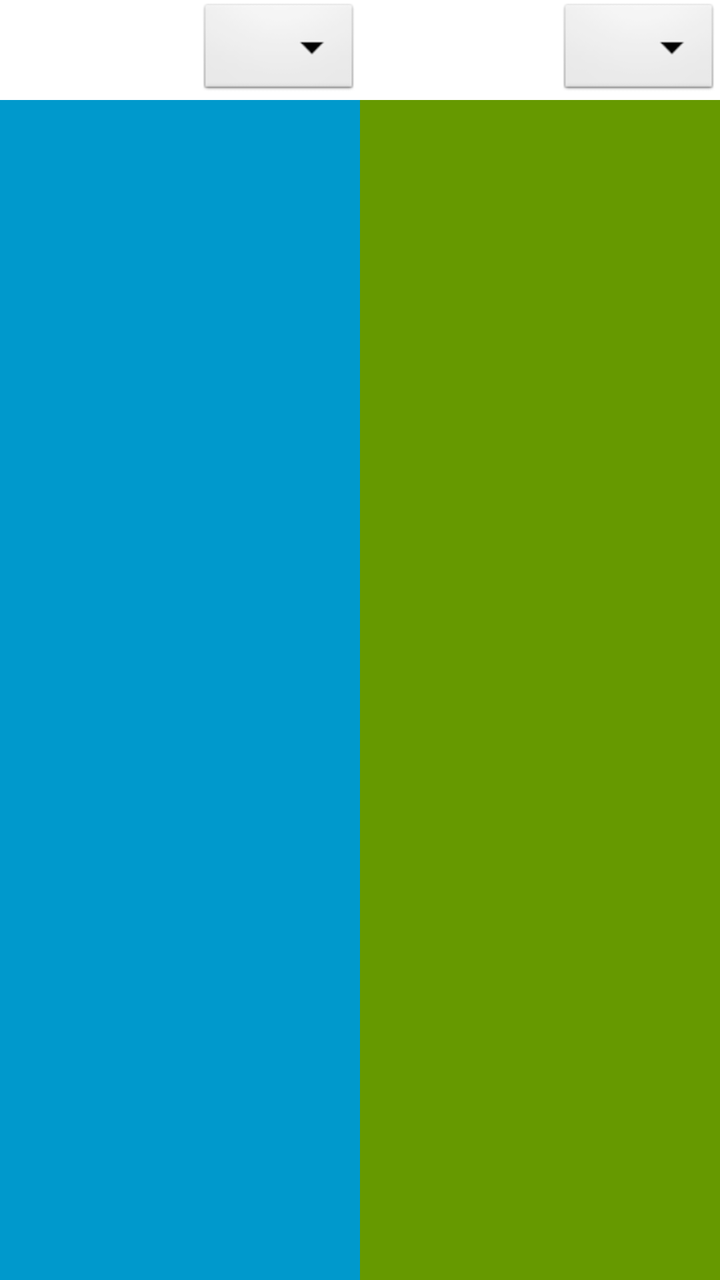
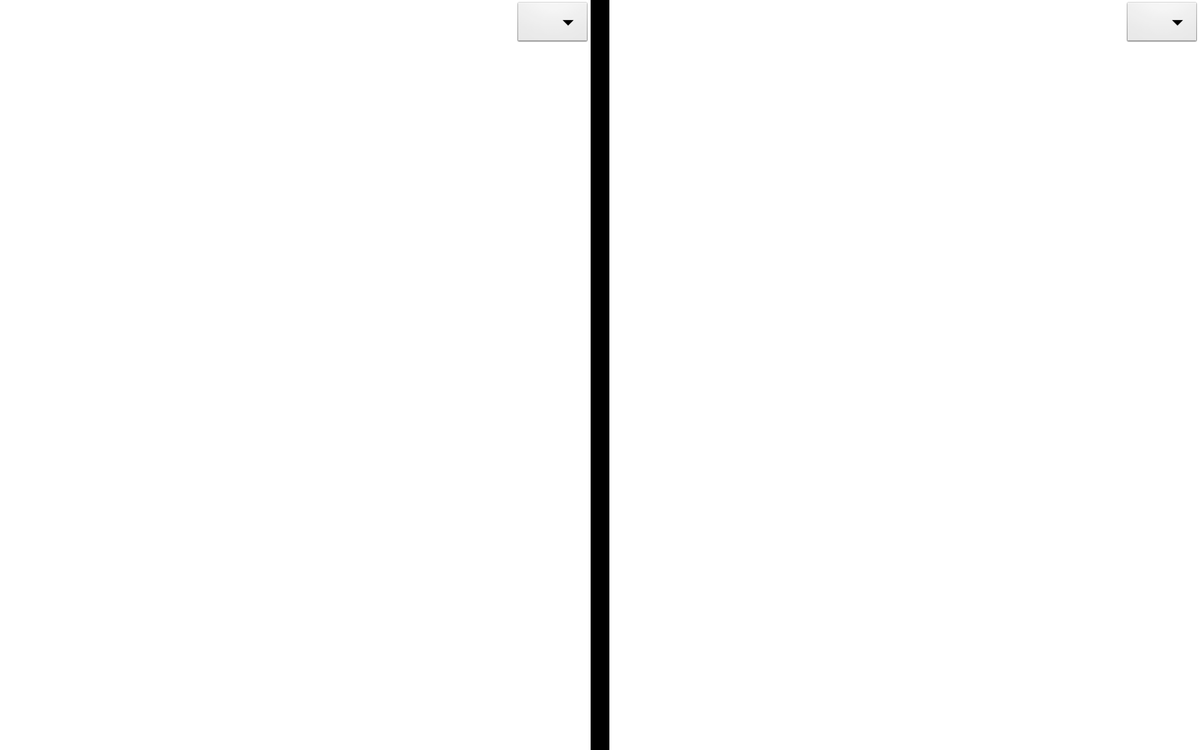

First picture: res/layout/ on a phone held upright. Second picture: the repository's own variant of that layout, on a device whose configuration matches the variant's folder. Source for both follows.
<!-- AndroidManifest.xml: application theme AppTheme -->
<!-- res/layout/dual_panel_activity.xml -->
<?xml version="1.0" encoding="utf-8"?>
<LinearLayout xmlns:android="http://schemas.android.com/apk/res/android"
              android:orientation="horizontal"
              android:layout_width="match_parent"
              android:baselineAligned="false"
              android:layout_height="match_parent">
    <LinearLayout
        android:layout_height="match_parent"
        android:layout_width="0dp"
        android:baselineAligned="false"
        android:orientation="vertical"
        android:background="@android:color/holo_blue_dark"
        android:layout_weight=".5">
        <RelativeLayout
            android:id="@+id/control_bar_1"
            android:layout_height="50dp"
            android:background="@android:color/background_light"
            android:layout_width="match_parent">
            <Spinner
                android:id="@+id/container_1_spinner"
                android:layout_alignParentRight="true"
                android:layout_height="match_parent"
                android:layout_width="wrap_content"/>

        </RelativeLayout>
        <FrameLayout
            android:id="@+id/fragment_container_1"
            android:layout_height="match_parent"
            android:layout_width="0dp"
            android:background="@android:color/holo_blue_dark"/>
    </LinearLayout>


    <LinearLayout
        android:layout_height="match_parent"
        android:layout_width="0dp"
        android:baselineAligned="false"
        android:orientation="vertical"
        android:background="@android:color/holo_green_dark"
        android:layout_weight=".5">
        <RelativeLayout
            android:id="@+id/control_bar_2"
            android:layout_height="50dp"
            android:background="@android:color/background_light"
            android:layout_width="match_parent">
            <Spinner
                android:layout_alignParentRight="true"
                android:id="@+id/container_2_spinner"
                android:layout_height="match_parent"
                android:layout_width="wrap_content"/>

        </RelativeLayout>
        <FrameLayout
            android:id="@+id/fragment_container_2"
            android:layout_height="match_parent"
            android:layout_width="0dp"
            android:background="@android:color/holo_green_dark"/>
    </LinearLayout>


</LinearLayout>
<!-- resources referenced by this layout -->
<resources>
  <style name="AppTheme" parent="AppBaseTheme">
          
      </style>
  <style name="AppBaseTheme" parent="android:Theme.Light">
          
      </style>
</resources>
<!-- res/layout-sw720dp-land/dual_panel_activity.xml (the repository's variant of the layout above) -->
<!-- drawn on a large tablet held sideways -->
<?xml version="1.0" encoding="utf-8"?>
<LinearLayout xmlns:android="http://schemas.android.com/apk/res/android"
              android:orientation="horizontal"
              android:layout_width="match_parent"
              android:baselineAligned="false"
              android:layout_height="match_parent">
    <LinearLayout
        android:layout_height="match_parent"
        android:layout_width="0dp"
        android:baselineAligned="false"
        android:orientation="vertical"
        android:layout_weight=".5">
        <RelativeLayout
            android:id="@+id/control_bar_1"
            android:layout_height="50dp"
            android:background="@android:color/background_light"
            android:layout_width="match_parent">
            <Spinner
                android:id="@+id/container_1_spinner"
                android:layout_alignParentRight="true"
                android:layout_height="match_parent"
                android:layout_width="wrap_content"/>

        </RelativeLayout>
        <FrameLayout
            android:layout_marginLeft="10dp"
            android:layout_marginRight="10dp"
            android:id="@+id/fragment_container_1"
            android:layout_height="match_parent"
            android:layout_width="match_parent"/>
    </LinearLayout>


    <LinearLayout
        android:layout_width="20dp"
        android:layout_height="match_parent"
        android:background="@android:color/black"/>

    <LinearLayout
        android:layout_height="match_parent"
        android:layout_width="0dp"
        android:baselineAligned="false"
        android:orientation="vertical"
        android:layout_weight=".5">
        <RelativeLayout
            android:id="@+id/control_bar_2"
            android:layout_height="50dp"
            android:background="@android:color/background_light"
            android:layout_width="match_parent">
            <Spinner
                android:layout_alignParentRight="true"
                android:id="@+id/container_2_spinner"
                android:layout_height="match_parent"
                android:layout_width="wrap_content"/>

        </RelativeLayout>
        <FrameLayout
            android:layout_marginLeft="10dp"
            android:layout_marginRight="10dp"
            android:id="@+id/fragment_container_2"
            android:layout_height="match_parent"
            android:layout_width="match_parent"/>
    </LinearLayout>


</LinearLayout>
